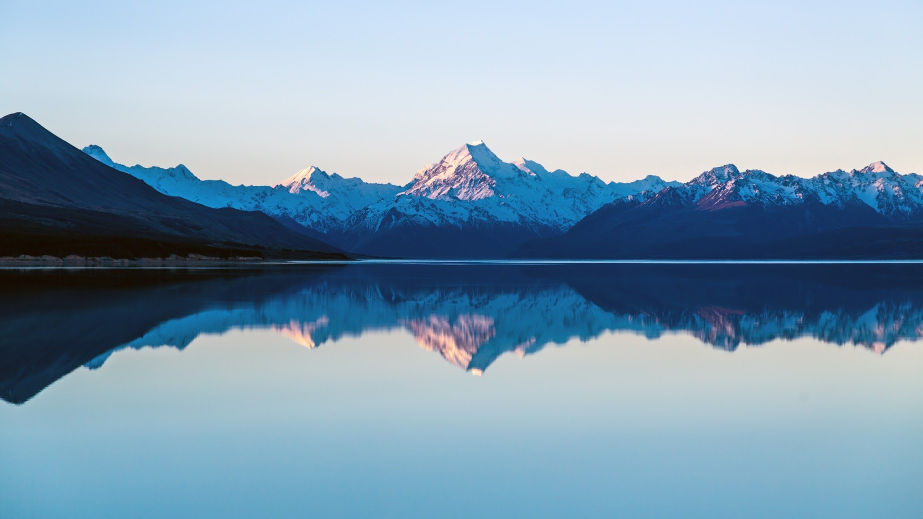
#> input picture image/a.jpg, 1845 x 1038 px (shown at 1/2 size)
$ python test4.py
#> lines starting #> are read from the running program, lines starting #| are printed output that depends on the picture
import cv2
import numpy as np

# Load an image in BGR format
img = cv2.imread('./image/a.jpg')
#> img is the input picture: shape (1038, 1845, 3); mean B, G, R 179.1, 158.3, 130.4
img = cv2.resize(img, (640,480))
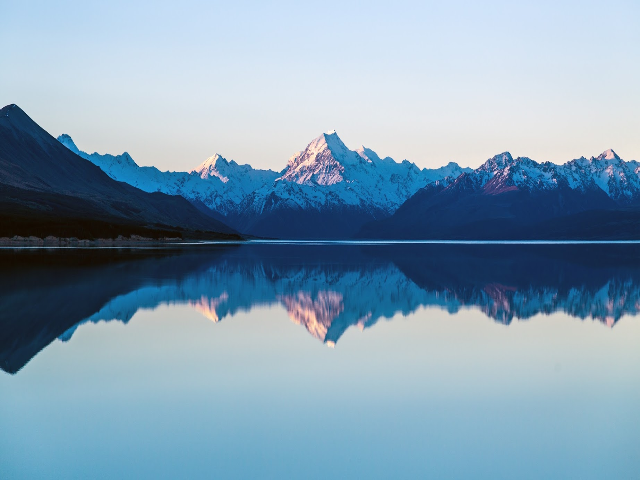
#> img: shape (480, 640, 3); mean B, G, R 179, 158.3, 130.4

# Convert the image to HSV color space
hsv_img = cv2.cvtColor(img, cv2.COLOR_BGR2HSV)
#> hsv_img: shape (480, 640, 3); mean H, S, V 95.6, 91.3, 179.9

# Split the image into separate channels
h, s, v = cv2.split(hsv_img)
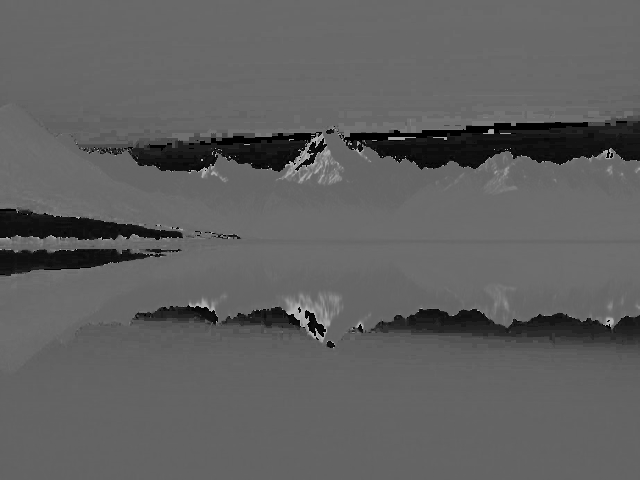
#> h: shape (480, 640); min 0, max 179, mean 95.6
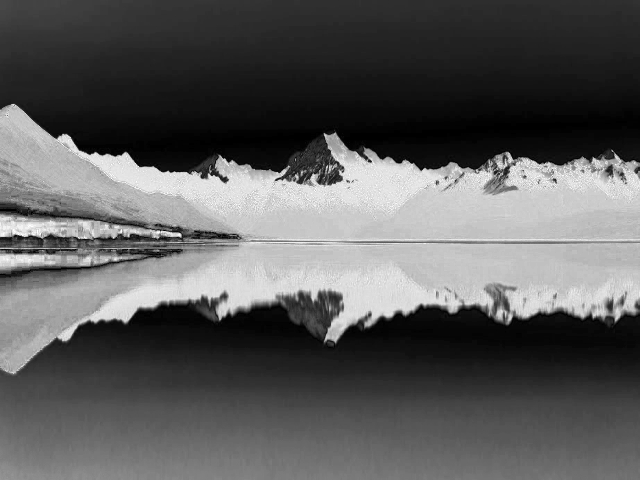
#> s: shape (480, 640); min 0, max 255, mean 91.3
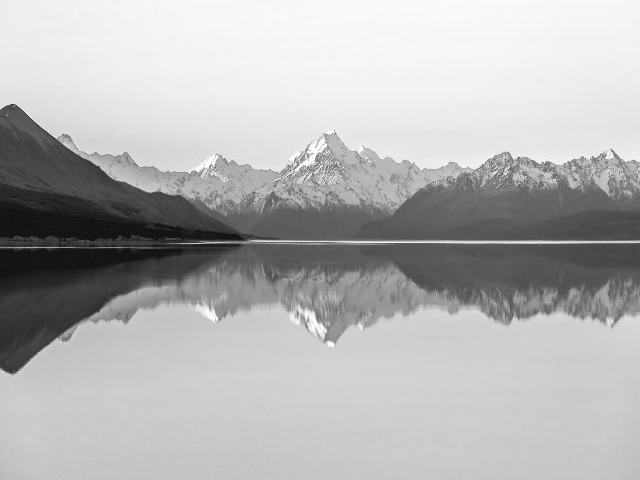
#> v: shape (480, 640); min 10, max 255, mean 179.9

# Create a linear transformation matrix to increase the brightness of V channel
brightness_increase_matrix = 1.3 * np.ones_like(v)

# Apply the linear transformation to the V channel using cv2.multiply()
#> (the run stopped early here; a loop or call above may not have finished)
